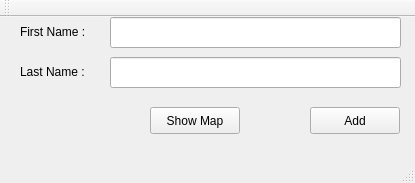
<?xml version="1.0" encoding="UTF-8"?>
<ui version="4.0">
 <class>HashMapMainGui</class>
 <widget class="QMainWindow" name="HashMapMainGui">
  <property name="geometry">
   <rect>
    <x>0</x>
    <y>0</y>
    <width>415</width>
    <height>183</height>
   </rect>
  </property>
  <property name="windowTitle">
   <string>HashMapMainGui</string>
  </property>
  <widget class="QWidget" name="centralWidget">
   <widget class="QPushButton" name="btnInsert">
    <property name="geometry">
     <rect>
      <x>310</x>
      <y>90</y>
      <width>90</width>
      <height>27</height>
     </rect>
    </property>
    <property name="text">
     <string>Add</string>
    </property>
   </widget>
   <widget class="QLabel" name="lblFirstName">
    <property name="geometry">
     <rect>
      <x>20</x>
      <y>0</y>
      <width>81</width>
      <height>30</height>
     </rect>
    </property>
    <property name="text">
     <string>First Name :</string>
    </property>
   </widget>
   <widget class="QLineEdit" name="lnEdtFirstName">
    <property name="geometry">
     <rect>
      <x>110</x>
      <y>0</y>
      <width>291</width>
      <height>31</height>
     </rect>
    </property>
   </widget>
   <widget class="QLineEdit" name="lnEdtLastName">
    <property name="geometry">
     <rect>
      <x>110</x>
      <y>40</y>
      <width>291</width>
      <height>31</height>
     </rect>
    </property>
    <property name="text">
     <string/>
    </property>
   </widget>
   <widget class="QLabel" name="lblLastName">
    <property name="geometry">
     <rect>
      <x>20</x>
      <y>40</y>
      <width>81</width>
      <height>30</height>
     </rect>
    </property>
    <property name="text">
     <string>Last Name :</string>
    </property>
   </widget>
   <widget class="QPushButton" name="btnShowMap">
    <property name="geometry">
     <rect>
      <x>150</x>
      <y>90</y>
      <width>90</width>
      <height>27</height>
     </rect>
    </property>
    <property name="text">
     <string>Show Map</string>
    </property>
   </widget>
  </widget>
  <widget class="QMenuBar" name="menuBar">
   <property name="geometry">
    <rect>
     <x>0</x>
     <y>0</y>
     <width>415</width>
     <height>22</height>
    </rect>
   </property>
  </widget>
  <widget class="QToolBar" name="mainToolBar">
   <attribute name="toolBarArea">
    <enum>TopToolBarArea</enum>
   </attribute>
   <attribute name="toolBarBreak">
    <bool>false</bool>
   </attribute>
  </widget>
  <widget class="QStatusBar" name="statusBar"/>
 </widget>
 <layoutdefault spacing="6" margin="11"/>
 <resources/>
 <connections/>
</ui>
